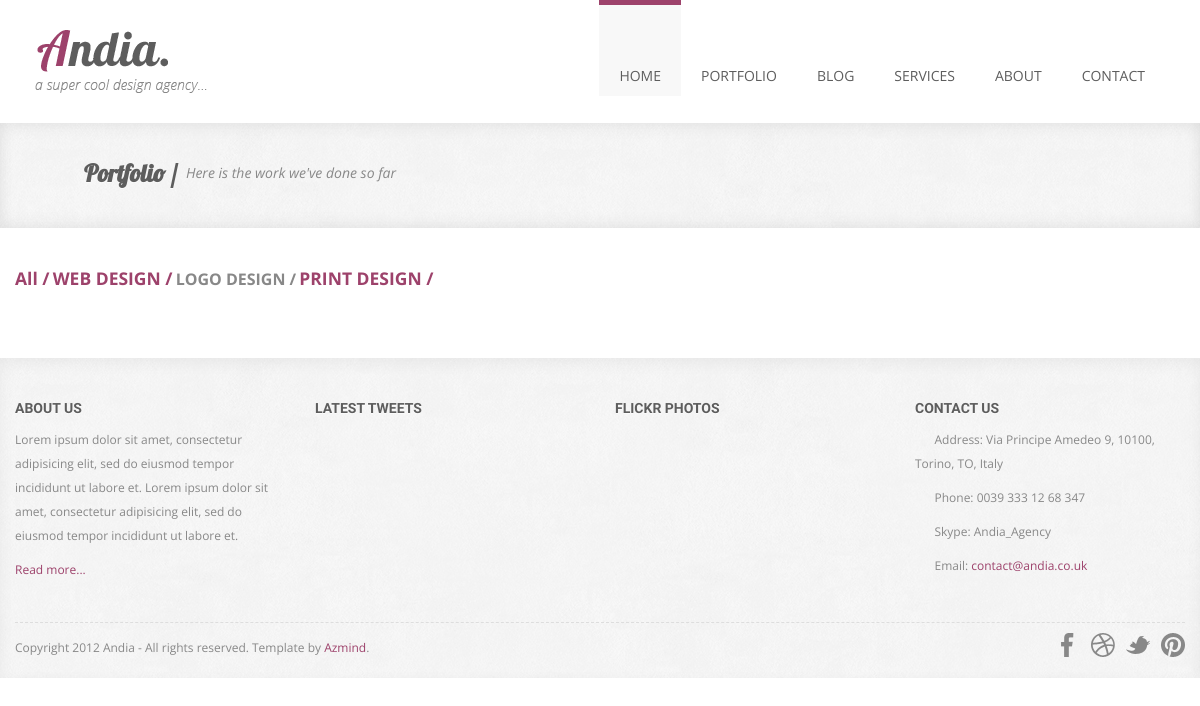
The page /portfolio/categories/3/ on the database its author committed.
### portfolio/models.py (models this page shows, shortened)
class Categories(models.Model):
    categories_name = models.CharField(max_length=100, db_index=True, verbose_name='Категория')
    class Meta:
        verbose_name = 'Категория'
        verbose_name_plural = 'Категории'
        ordering = ['id']
    def get_absolute_url(self):
        return reverse('categories', kwargs={'cat_id': self.pk})

### portfolio/views.py (the view)
# urls.py: path('portfolio/categories/<int:cat_id>/', show_categories, name='categories'),
def show_categories(request, cat_id):
    portfolio_list = PortfolioModel.objects.filter(cat_id=cat_id)
    cats = Categories.objects.all()
    context = {
        'portfolio_list': portfolio_list,
        'cats': cats,
        'cat_selected': cat_id,
    }
    return render(request, 'portfolio/portfolio.html', context)

### portfolio/templates/portfolio/portfolio.html (shortened to what this page needs)
{% extends 'slider/base.html' %}
{% load static %}
{% block content %}
    <div class="page-title">
        <div class="container">
            <div class="row">
                <div class="span12">
                    <i class="icon-camera page-title-icon"></i>
                    <h2>Portfolio /</h2>
                    <p>Here is the work we've done so far</p>
                </div>
            </div>
        </div>
    </div>
    <div class="portfolio portfolio-page container">
        <div class="row">
            <div class="portfolio-navigator span12" style="text-align: left">
                {% if cat_selected == 0 %}
                    <h4 style="font-size: 16px; display:inline-block;"><a class="fil" href=""><h4>All / </h4></a></h4>
                {% else %}
                    <h4 style="font-size: 16px; display:inline-block;"><a class="all" href="{% url 'portfolio' %}"><h4>All / </h4></a></h4>
                {% endif %}
                {% for c in cats %}
                    {% if c.pk == cat_selected %}
                        <h4 style="font-size: 16px; display:inline-block;">{{ c.categories_name }} /</h4>
                    {% else %}
                        <h4 style="font-size: 16px; display:inline-block;"><a class="all" id="active-imgs" href="{{ c.get_absolute_url }}"><h4>{{ c.categories_name }} / </h4></a></h4>
                    {% endif %}
                {% endfor %}
            </div>
        </div>
    </div>
{% endblock %}

### slider/static/slider/css/style.css (style rules this page uses)
body { background: #fff; text-align: center; font-family: 'Open Sans', Helvetica, Arial, sans-serif; color: #888; font-size: 12px; }
a { color: #9d426b; text-decoration: none; -o-transition: all .3s; -moz-transition: all .3s; -webkit-transition: all .3s; -ms-transition: all .3s; }
.portfolio { margin-top: 50px; }
.page-title { margin: 0 auto; padding: 30px 0 35px 0; background: #f8f8f8 url(../img/pattern.jpg) left top repeat; -moz-box-shadow: 0 5px 15px 0 rgba(0,0,0,.05) inset, 0 -5px 15px 0 rgba(0,0,0,.05) inset; -webkit-box-shadow: 0 5px 15px 0 rgba(0,0,0,.05) inset, 0 -5px 15px 0 rgba(0,0,0,.05) inset; box-shadow: 0 5px 15px 0 rgba(0,0,0,.05) inset, 0 -5px 15px 0 rgba(0,0,0,.05) inset; text-align: left; }
.page-title h2 { display: inline; margin-left: 10px; font-family: 'Lobster', cursive; font-size: 24px; color: #5d5d5d; text-shadow: 0 1px 0 rgba(255, 255, 255, .7); vertical-align: middle; }
.page-title p { display: inline; margin-left: 5px; font-size: 14px; font-style: italic; vertical-align: middle; }
.page-title-icon { margin-left: 20px; font-size: 46px; color: #ccc; vertical-align: middle; }
.portfolio-page { margin-top: 20px; padding-bottom: 50px; }

### rows shown on the page
Categories: categories_name "WEB DESIGN"
Categories: categories_name "LOGO DESIGN"
Categories: categories_name "PRINT DESIGN"
